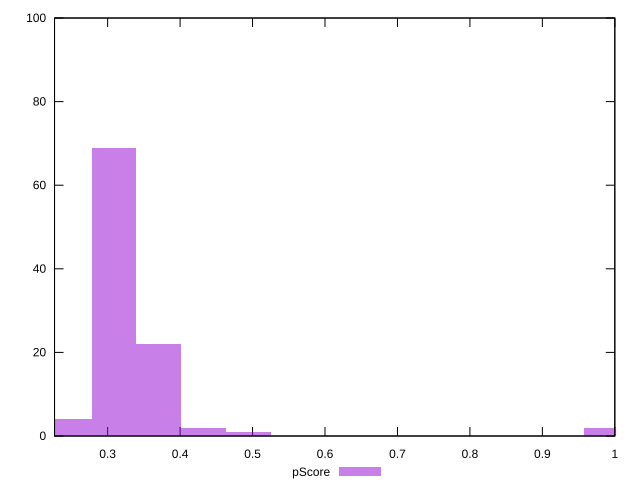

Recreate this plot in gnuplot.
reset

$pScore <<EOF
0.24702559794756562 4
0.43229479640823987 2
0.308781997434457 69
0.37053839692134843 22
0.9881023917902625 2
0.49405119589513125 1
EOF

set key outside below
set boxwidth 0.061756399486891406
set xrange [0.22670588235294115:1]
set yrange [0:100]
set trange [0:100]
set style fill transparent solid 0.5 noborder
set terminal svg size 640, 490 enhanced background rgb 'white'
set output "report_00015_2021-02-09T16-11-33.973Z/uses-rel-preload/samples/pages+cached/pScore/histogram.svg"

plot $pScore title "pScore" with boxes

reset
